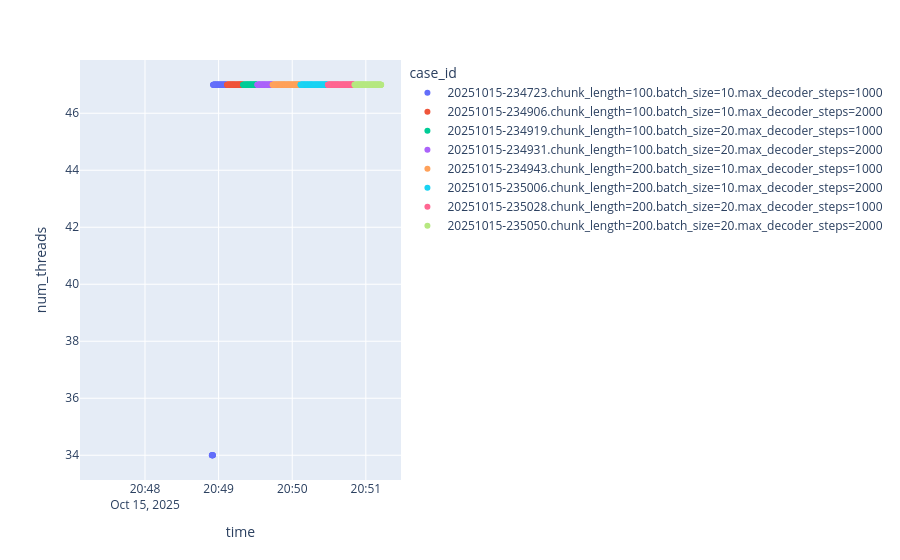

Notebook cell for this chart:
### Code cell
px.scatter(df_mem, x = "time", y = "num_threads", color = 'case_id')
